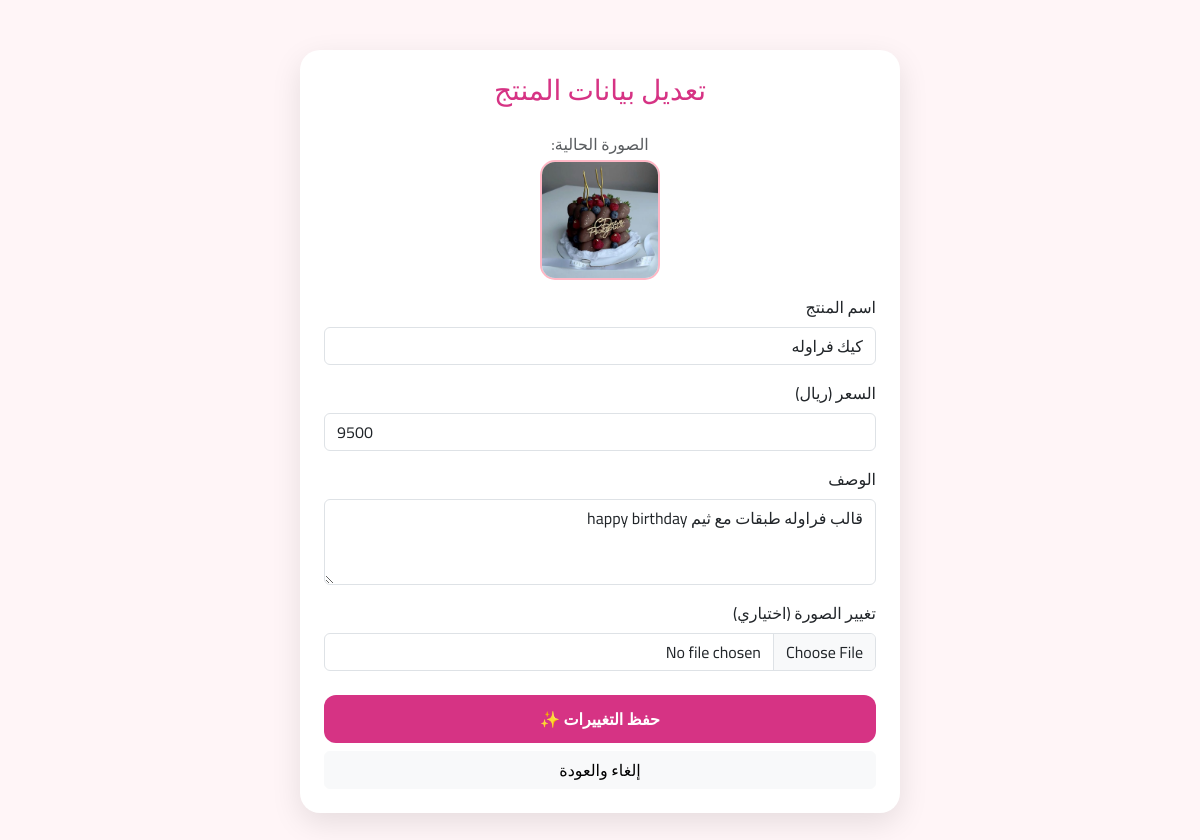
The app's page /edit_product.php?id=14 with its own data.
### tables this page shows
CREATE TABLE `products` (
  `product_ID` int(11) NOT NULL,
  `product_name` varchar(30) NOT NULL,
  `description` varchar(200) NOT NULL,
  `price` int(11) NOT NULL,
  `product_image` varchar(200) NOT NULL,
  `category_ID` int(11) NOT NULL,
  `category` varchar(30) NOT NULL
);

### edit_product.php (the view, shortened to what this page needs)
<?php
include 'db.php';
$id = $_GET['id'];
$primary_key = 'product_ID';
$name_col = 'product_name';
$price_col = 'price';
$image_col = 'product_image';
$result = mysqli_query($conn, "SELECT * FROM products WHERE $primary_key = $id");
$row = mysqli_fetch_assoc($result);
?>
<!DOCTYPE html>
<html lang="ar" dir="rtl">
<head>
    <link rel="stylesheet" href="https://cdn.jsdelivr.net/npm/bootstrap@5.3.0/dist/css/bootstrap.rtl.min.css">
</head>
<body>
<div class="container">
    <div class="card edit-card p-4">
        <h3 class="text-center mb-4" style="color: #d63384;">تعديل بيانات المنتج</h3>
        <form method="POST" enctype="multipart/form-data">
            <div class="text-center">
                <p class="mb-1 text-muted">الصورة الحالية:</p>
                <img src="images/<?php echo $row[$image_col]; ?>" class="current-img" onerror="this.src='images/logo.jpeg'">
            </div>
            <div class="mb-3">
                <label class="form-label">اسم المنتج</label>
                <input type="text" name="name" class="form-control" value="<?php echo htmlspecialchars($row[$name_col]); ?>" required>
            </div>
            <div class="mb-3">
                <label class="form-label">السعر (ريال)</label>
                <input type="number" name="price" class="form-control" value="<?php echo $row[$price_col]; ?>" required>
            </div>
            <div class="mb-3">
                <label class="form-label">الوصف</label>
                <textarea name="desc" class="form-control" rows="3"><?php echo htmlspecialchars($row['description']); ?></textarea>
            </div>
            <div class="mb-4">
                <label class="form-label">تغيير الصورة (اختياري)</label>
                <input type="file" name="image" class="form-control" accept="image/*">
            </div>
            <button type="submit" name="update" class="btn btn-update w-100 mb-2">حفظ التغييرات ✨</button>
            <a href="manage_products.php" class="btn btn-light w-100">إلغاء والعودة</a>
        </form>
    </div>
</div>
</body>
</html>

### edit_product.php (style rules this page uses)
body { font-family: 'Cairo', sans-serif; background-color: #fff5f7; padding: 50px 0; }
.edit-card { max-width: 600px; margin: auto; border-radius: 20px; border: none; box-shadow: 0 10px 30px rgba(0,0,0,0.1); background: white; }
.btn-update { background-color: #d63384; color: white; border: none; padding: 12px; border-radius: 12px; font-weight: bold; }
.current-img { width: 120px; height: 120px; object-fit: cover; border-radius: 15px; border: 2px solid #ffb7c5; margin-bottom: 15px; }

### records on screen
products: product_image (picture), name "كيك فراوله", price "9500", desc "قالب فراوله طبقات مع ثيم happy birthday"
